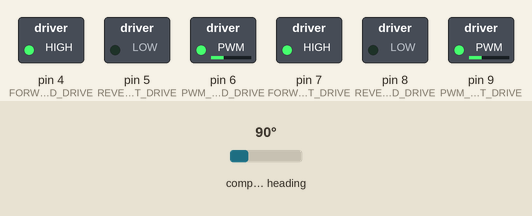
Recording of a sketch running on a simulated Arduino Uno, built with avr-gcc and run on an emulated ATmega328P. On the bench: switched loads named in the sketch (green lamp = pin HIGH). Inputs (shaded band) come from the test bench; at power-on: compass heading 90°.

Above: at 10.05 s.
At 11.05 s:
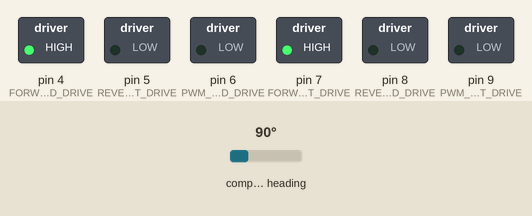
At 12.1 s:
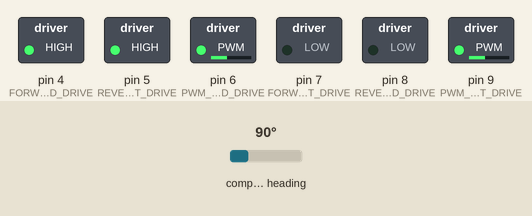
Timing chart, 0 to 13.0 s (numbered marks = the images above):
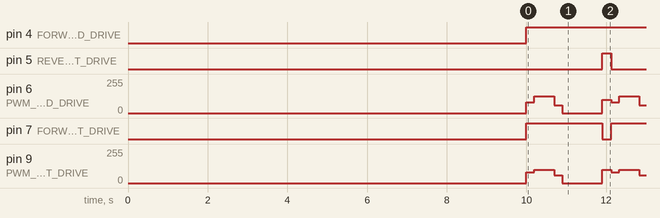

The sketch:

Robot_Control.ino
```cpp
#include <Wire.h>

#include "Robot_Control_Interface.h"
#include "Hardware.h"


void setup() {
  byte init_status;

  Serial.begin(9600);

  delay(10000);

  init_status = hardware_init();

}


void loop() {


  cmd_move_forward (500);
  delay(1000);
  cmd_move_counterclockwise(90);

}
```

Hardware.h
```cpp
#include <Adafruit_Sensor.h>
#include <Adafruit_HMC5883_U.h>
#include <NewPing.h>


/* Definitions for Sonar ranging sensor - HY-SRF05 */
#define TRIGGER_PIN  12
#define ECHO_PIN     11
#define MAX_DISTANCE 2000
#define ITERATIONS 2


/* Pin definitions for transport contol module */
#define PWM_STARBOARD_DRIVE 6
#define FORWARD_STARBOARD_DRIVE 4
#define REVERSE_STARBOARD_DRIVE 8
#define PWM_PORT_DRIVE 9
#define FORWARD_PORT_DRIVE 7
#define REVERSE_PORT_DRIVE 5
```

Robot_Control_Interface.cpp
```cpp
#include "Robot_Control_Interface.h"
#include "Hardware.h"

NewPing sonar(TRIGGER_PIN, ECHO_PIN, MAX_DISTANCE);

/* Assign a unique ID to the magnitometer  */
Adafruit_HMC5883_Unified mag = Adafruit_HMC5883_Unified(12345);

/* Internal Reading */
//TODO--Define these functions.
//byte cmd_read_volts()
//byte cmd_read_tempature();
//byte cmd_test(byte command);

compass_cal_struct compass_cal = {35.73, -17.64, 55.64, 2.55};  // Hardcoded values for Prototype A.
float port_motor_cal = 1.0;
float starboard_motor_cal = 1.25;

byte hardware_init()
{
    /*******************************/
  /*  HMC5883L Setup             */
  /*******************************/
    /* Initialise the sensor */
  if(!mag.begin())
  {
    /* There was a problem detecting the HMC5883 ... check your connections */
    Serial.println("Ooops, no HMC5883 detected ... Check your wiring!");
    while(1);
  }

  /*******************************/
  /* Initialize Drive Motors     */
  /*******************************/
  pinMode(PWM_STARBOARD_DRIVE, OUTPUT);
  pinMode(FORWARD_STARBOARD_DRIVE, OUTPUT);
  pinMode(REVERSE_STARBOARD_DRIVE, OUTPUT);
  pinMode(PWM_PORT_DRIVE, OUTPUT);
  pinMode(FORWARD_PORT_DRIVE, OUTPUT);
  pinMode(REVERSE_PORT_DRIVE, OUTPUT);

  /* Timer code adapted from  http://www.instructables.com/id/Arduino-Timer-Interrupts/ */
//  cli();//stop interrupts
//
//  //set timer0 interrupt at 2kHz
//  TCCR0A = 0;// set entire TCCR0A register to 0
//  TCCR0B = 0;// same for TCCR0B
//  TCNT0  = 0;//initialize counter value to 0
//  // set compare match register for 2khz increments
//  OCR0A = 124;// = (16*10^6) / (2000*64) - 1 (must be <256)
//  // turn on CTC mode
//  TCCR0A |= (1 << WGM01);
//  // Set CS01 and CS00 bits for 64 prescaler
//  TCCR0B |= (1 << CS01) | (1 << CS00);
//  // enable timer compare interrupt
//  TIMSK0 |= (1 << OCIE0A);
//
//  //set timer1 interrupt at 1Hz
//  TCCR1A = 0;// set entire TCCR1A register to 0
//  TCCR1B = 0;// same for TCCR1B
//  TCNT1  = 0;//initialize counter value to 0
//  // set compare match register for 1hz increments
//  OCR1A = 15624;// = (16*10^6) / (1*1024) - 1 (must be <65536)
//  // turn on CTC mode
//  TCCR1B |= (1 << WGM12);
//  // Set CS10 and CS12 bits for 1024 prescaler
//  TCCR1B |= (1 << CS12) | (1 << CS10);
//  // enable timer compare interrupt
//  TIMSK1 |= (1 << OCIE1A);
//
//  sei();//allow interrupts
}

ISR(TIMER0_COMPA_vect) {
  /* 2 KHz timer interrupt handler. */
}

ISR(TIMER1_COMPA_vect) {
  /* 1 Hz timer interrupt handler. */
}

/* Movement and Heading Commands, Transport */


/**
 * Moves forward
 *
 * distance: our distance to move in mm
 * movspeed: speed at which to move
 *
 * returns error code
 */
byte cmd_move_forward(unsigned int distance) {

  int movespeed = 100;

  int port_movespeed = round(movespeed * port_motor_cal);
  if (port_movespeed > 250) port_movespeed = 250;

  int starboard_movespeed = round(movespeed * starboard_motor_cal);
  if (starboard_movespeed > 250) port_movespeed = 250;


  digitalWrite(FORWARD_STARBOARD_DRIVE, HIGH);
  digitalWrite(REVERSE_STARBOARD_DRIVE, LOW);

  digitalWrite(FORWARD_PORT_DRIVE, HIGH);
  digitalWrite(REVERSE_PORT_DRIVE, LOW);

  analogWrite(PWM_STARBOARD_DRIVE, 80);
  analogWrite(PWM_PORT_DRIVE, 80);
  delay(200);

  analogWrite(PWM_STARBOARD_DRIVE, starboard_movespeed);
  analogWrite(PWM_PORT_DRIVE, port_movespeed);

  // For now assume that robot moves 1 mm / mS.
  delay(distance);

  analogWrite(PWM_STARBOARD_DRIVE, 60);
  analogWrite(PWM_PORT_DRIVE, 60);
  delay(200);

  analogWrite(PWM_STARBOARD_DRIVE, 0);
  analogWrite(PWM_PORT_DRIVE, 0);

  return ERR_SUCCESS;
}
/**
 * Moves in reverse
 *
 * distance: our distance to move in mm
 * movspeed: speed at which to move
 *
 * returns error code
 */
byte cmd_move_reverse(unsigned int distance) {

  int movespeed = 100;
  int port_movespeed = round(movespeed * port_motor_cal);
  if (port_movespeed > 250) port_movespeed = 250;

  int starboard_movespeed = round(movespeed * starboard_motor_cal);
  if (starboard_movespeed > 250) port_movespeed = 250;


  digitalWrite(FORWARD_STARBOARD_DRIVE, LOW);
  digitalWrite(REVERSE_STARBOARD_DRIVE, HIGH);
  digitalWrite(FORWARD_PORT_DRIVE, LOW);
  digitalWrite(REVERSE_PORT_DRIVE, HIGH);

  analogWrite(PWM_STARBOARD_DRIVE, 80);
  analogWrite(PWM_PORT_DRIVE, 80);
  delay(200);

  analogWrite(PWM_STARBOARD_DRIVE, starboard_movespeed);
  analogWrite(PWM_PORT_DRIVE, port_movespeed);

  // For now, assumce that movement is 1 mm / mS.
  delay(distance);

  analogWrite(PWM_STARBOARD_DRIVE, 60);
  analogWrite(PWM_PORT_DRIVE, 60);
  delay(200);

  analogWrite(PWM_STARBOARD_DRIVE, 0);
  analogWrite(PWM_PORT_DRIVE, 0);

  return ERR_SUCCESS;
}

byte cmd_move_clockwise(unsigned int angle);

/**
 * Turns counter-clockwise
 *
 * angle: angle to turn
 * movspeed: speed at which to turn
 *
 * returns error code
 */
byte cmd_move_counterclockwise(unsigned int angle) {
  int bearing;
  int heading;
  int counter;
  int movspeed = 100;

  if (movspeed > 250) movspeed = 250;

  cmd_read_bearing(&bearing);
  heading = bearing - angle;


  digitalWrite(FORWARD_STARBOARD_DRIVE, HIGH);
  digitalWrite(REVERSE_STARBOARD_DRIVE, LOW);
  analogWrite(PWM_STARBOARD_DRIVE, movspeed);

  digitalWrite(FORWARD_PORT_DRIVE, LOW);
  digitalWrite(REVERSE_PORT_DRIVE, HIGH);
  analogWrite(PWM_PORT_DRIVE, movspeed);
  counter = 0;
  while ((abs(bearing-heading) > 3) && (counter < 20)) {
    cmd_read_bearing(&bearing);
    delay(10);
    counter++;
  }
  analogWrite(PWM_STARBOARD_DRIVE, 0);
  analogWrite(PWM_PORT_DRIVE, 0);

  //TODO--use getBearing to help determine success/failure
  return ERR_SUCCESS; //TODO--consider using try-catch
}

/**
 * Gets the bearing
 *
 * bearing: pointer to the bearing in degrees, used as return value
 *
 * returns error code
 */
byte cmd_read_bearing(unsigned int* bearing) {
  /***** TODO - Rewrite to use only integer math with lookup table for atan2 *****/

  float flt_bearing;

  /* Read bearing from HMC5883L */
    /* Get a new sensor event */
  sensors_event_t event;
  mag.getEvent(&event);

  // Calculate bearing when the magnetometer is level, then correct for signs of axis.

  /* Correct the vector for the previously measured zero point (calibration)
   *  then calculate the bearing.
   */
  flt_bearing = atan2(event.magnetic.y - (compass_cal.max_y - compass_cal.min_y)/2,
                      event.magnetic.x - (compass_cal.max_x - compass_cal.min_x)/2);

  float declinationAngle = 0.15; // ABQ declination in radians.
  *bearing += declinationAngle;

  // Correct for when signs are reversed.
  if(*bearing < 0)
    *bearing += 2*PI;

  // Check for wrap due to addition of declination.
  if(*bearing > 2*PI)
    *bearing -= 2*PI;


  // Convert radians to unsigned degrees.
  flt_bearing = flt_bearing * 180/M_PI;
  if (flt_bearing < 0) flt_bearing += 360;

  *bearing = round(flt_bearing);


  return ERR_SUCCESS; //TODO--consider try-catch
}

/**
 * reads range to nearest object in mm
 *
 * range: pointer to range value
 *
 * returns error code
 */
byte cmd_read_range(unsigned int* range) {

  /* HY-SRF05 */
  unsigned int echoTime;
  unsigned int distance;
  delay(50);

  echoTime = sonar.ping_median(ITERATIONS);
  distance = sonar.convert_cm(echoTime);
  distance *= 10; //convert to mm

  *range = distance;

  if (distance > 0) {
    return ERR_SUCCESS;
  } else {
    return ERR_OUT_OF_SENSOR_RANGE;
  }
}

/**
 * Detects min and max for x & y components of magnetic field vector and stores them in memory.
 *
 * returns error code
 */
byte cmd_calibrate_compass() {

  /*  Current version is meant to be called repeatedly while robot is rotated manually. */
  /*    Steps to use:                                                                   */
  /*     1) Add commands (see below)  to main loop to call this routine and then serial print max/min
   *      values.
   *     2) Set dafaut values of compass_cal to {1000,-1000,1000,-1000}
   *     3) Rotate robot several times while recording max values in serial monitor.
   *     4) Update default values for compass_cal.
   *
   *       // Code for main loop
   *       compass_cal_struct* compass_cal_pntr;
   *       cmd_calibrate_compass();
   *       compass_cal_pntr = get_compass_cal();
   *       Serial.print("X_max: ");
   *       Serial.print(compass_cal_pntr->max_x);
   *       Serial.print(", X_min: ");
   *       Serial.print(compass_cal_pntr->min_x);
   *       Serial.print("; Y_max: ");
   *       Serial.print(compass_cal_pntr->max_y);
   *       Serial.print(", Y_min: ");
   *       Serial.println(compass_cal_pntr->min_y);
   *       delay(500);
   */

  /* TODO -- Update routine to allow robot to auto-calibrate.  Move compass_cal to
   *  non-volatile memory.
   */
    /* Read bearing from HMC5883L */
    /* Get a new sensor event */
  sensors_event_t event;
  mag.getEvent(&event);

  if (event.magnetic.x < compass_cal.min_x) compass_cal.min_x = event.magnetic.x;
  if (event.magnetic.y < compass_cal.min_y) compass_cal.min_y = event.magnetic.y;
  if (event.magnetic.x > compass_cal.max_x) compass_cal.max_x = event.magnetic.x;
  if (event.magnetic.y > compass_cal.max_y) compass_cal.max_y = event.magnetic.y;

  return ERR_SUCCESS;
}

/**
 * get the current compass calibration values
 *
 * returns a pointer to the calibration struct
 */
 compass_cal_struct* get_compass_cal()  {
   return &compass_cal;
 }
```

Robot_Control_Interface.h
```cpp
#include <Arduino.h>

#define ERR_SUCCESS 0x0000
#define ERR_ILLEGAL_COMMAND 0x01
#define ERR_ILLEGAL_PARAMETER 0x02
#define ERR_UNKNOWN_FAILURE 0x03
#define ERR_OUT_OF_SENSOR_RANGE 0x04

// Distance units in millimeters
// Angular distance in degrees

#define CMD_MOVE_FORWARD 0x01             // Parameters: Distance, Speed; Return: Command,Status
#define CMD_MOVE_REVERSE 0x02             // Parameters: Distance, Speed; Return: Command,Status
#define CMD_MOVE_CLOCKWISE 0x03           // Parameters: Angle, Speed; Return: Command,Status
#define CMD_MOVE_COUNTERCLOCKWISE 0x04    // Parameters: Angle, Speed; Return: Command, Status
#define CMD_READ_BEARING 0x05             // Parameters: None; Return: Command, Bearing
#define CMD_READ_RANGE 0x06               // Parameters: None; Return: Command, Range
#define CMD_READ_VOLTS 0x07               // Parameters: None; Return: Command, Volts
#define CMD_READ_TEMPATURE 0x08           // Parameters: None; Return: Command, Tempature
#define CMD_TEST 0x09                     // Parameters: Command; Return: Command, ErrorCode
#define CMD_CALIBRATE_COMPASS             // Parameters: None; Return: Command, ErrorCode

/* Internal Reading */
byte cmd_read_volts();
byte cmd_read_tempature();
byte cmd_test(byte command);

/* Function to initialize data structures, actuators, and sensors.  Call once. */
byte hardware_init();

/* Movement and Heading Commands, Transport */
byte cmd_move_forward(unsigned int distance);
byte cmd_move_reverse(unsigned int distance);
byte cmd_move_clockwise(unsigned int angle);
byte cmd_move_counterclockwise(unsigned int angle);
byte cmd_read_bearing(unsigned* bearing);
byte cmd_read_range(unsigned* range);
byte cmd_calibrate_compass();

/* Types and Routines for internal use only. */
struct compass_cal_struct {
  double max_x;
  double min_x;
  double max_y;
  double min_y;
};
compass_cal_struct* get_compass_cal();
```

Measured:
- by itself, pin 4 (FORWARD_STARBOARD_DRIVE): LOW → HIGH at 10.0 s
- by itself, pin 5 (REVERSE_PORT_DRIVE): alternates HIGH for 0.23 s and LOW for 1.9 s
- by itself, pin 6 (PWM_STARBOARD_DRIVE): repeats every 2.1 s: 125/255 0.50 s, 60/255 0.20 s, 0/255 1.0 s, 100/255 0.23 s, 80/255 0.20 s
- by itself, pin 7 (FORWARD_PORT_DRIVE): alternates HIGH for 1.9 s and LOW for 0.23 s
- by itself, pin 9 (PWM_PORT_DRIVE): repeats every 2.1 s: 100/255 0.50 s, 60/255 0.20 s, 0/255 1.0 s, 100/255 0.23 s, 80/255 0.20 s
